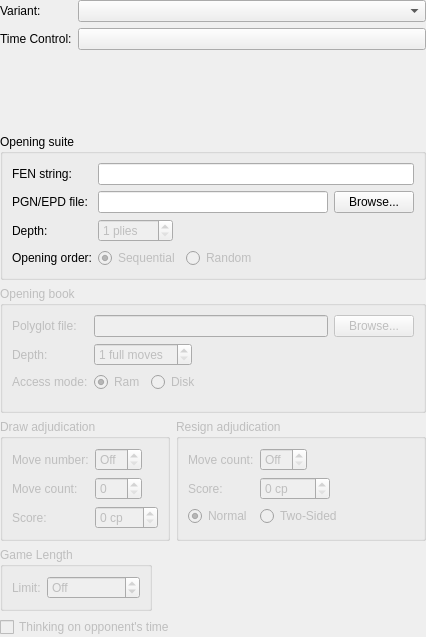
<?xml version="1.0" encoding="UTF-8"?>
<ui version="4.0">
 <class>GameSettingsWidget</class>
 <widget class="QWidget" name="GameSettingsWidget">
  <property name="geometry">
   <rect>
    <x>0</x>
    <y>0</y>
    <width>426</width>
    <height>637</height>
   </rect>
  </property>
  <property name="windowTitle">
   <string>Form</string>
  </property>
  <layout class="QVBoxLayout" name="verticalLayout">
   <property name="leftMargin">
    <number>0</number>
   </property>
   <property name="topMargin">
    <number>0</number>
   </property>
   <property name="rightMargin">
    <number>0</number>
   </property>
   <property name="bottomMargin">
    <number>0</number>
   </property>
   <item>
    <layout class="QFormLayout" name="formLayout_2">
     <item row="1" column="1">
      <widget class="QComboBox" name="m_variantCombo"/>
     </item>
     <item row="1" column="0">
      <widget class="QLabel" name="m_variantLabel">
       <property name="text">
        <string>Variant:</string>
       </property>
       <property name="buddy">
        <cstring>m_variantCombo</cstring>
       </property>
      </widget>
     </item>
     <item row="2" column="1">
      <widget class="QPushButton" name="m_timeControlBtn">
       <property name="text">
        <string/>
       </property>
      </widget>
     </item>
     <item row="2" column="0">
      <widget class="QLabel" name="m_timeControlLabel">
       <property name="text">
        <string>Time Control:</string>
       </property>
       <property name="buddy">
        <cstring>m_timeControlBtn</cstring>
       </property>
      </widget>
     </item>
    </layout>
   </item>
   <item>
    <widget class="QGroupBox" name="groupBox_3">
     <property name="enabled">
      <bool>true</bool>
     </property>
     <property name="title">
      <string>Opening suite</string>
     </property>
     <layout class="QFormLayout" name="formLayout_4">
      <property name="fieldGrowthPolicy">
       <enum>QFormLayout::ExpandingFieldsGrow</enum>
      </property>
      <item row="1" column="0">
       <widget class="QLabel" name="m_pgnEpdLabel">
        <property name="text">
         <string>PGN/EPD file:</string>
        </property>
        <property name="buddy">
         <cstring>m_openingSuiteEdit</cstring>
        </property>
       </widget>
      </item>
      <item row="1" column="1">
       <layout class="QHBoxLayout" name="horizontalLayout_2">
        <item>
         <widget class="QLineEdit" name="m_openingSuiteEdit"/>
        </item>
        <item>
         <widget class="QPushButton" name="m_browseOpeningSuiteBtn">
          <property name="text">
           <string>Browse...</string>
          </property>
         </widget>
        </item>
       </layout>
      </item>
      <item row="3" column="0">
       <widget class="QLabel" name="m_openingOrderLabel">
        <property name="text">
         <string>Opening order:</string>
        </property>
        <property name="buddy">
         <cstring>m_seqOrderRadio</cstring>
        </property>
       </widget>
      </item>
      <item row="3" column="1">
       <layout class="QHBoxLayout" name="horizontalLayout_3">
        <item>
         <widget class="QRadioButton" name="m_seqOrderRadio">
          <property name="enabled">
           <bool>false</bool>
          </property>
          <property name="text">
           <string>Sequential</string>
          </property>
          <property name="checked">
           <bool>true</bool>
          </property>
         </widget>
        </item>
        <item>
         <widget class="QRadioButton" name="m_randomOrderRadio">
          <property name="enabled">
           <bool>false</bool>
          </property>
          <property name="text">
           <string>Random</string>
          </property>
         </widget>
        </item>
        <item>
         <spacer name="horizontalSpacer">
          <property name="orientation">
           <enum>Qt::Horizontal</enum>
          </property>
          <property name="sizeHint" stdset="0">
           <size>
            <width>40</width>
            <height>20</height>
           </size>
          </property>
         </spacer>
        </item>
       </layout>
      </item>
      <item row="2" column="0">
       <widget class="QLabel" name="m_openingSuiteDepth">
        <property name="text">
         <string>Depth:</string>
        </property>
       </widget>
      </item>
      <item row="2" column="1">
       <widget class="QSpinBox" name="m_openingSuiteDepthSpin">
        <property name="enabled">
         <bool>false</bool>
        </property>
        <property name="suffix">
         <string> plies</string>
        </property>
        <property name="minimum">
         <number>1</number>
        </property>
        <property name="maximum">
         <number>999</number>
        </property>
       </widget>
      </item>
      <item row="0" column="0">
       <widget class="QLabel" name="m_fenLabel">
        <property name="text">
         <string>FEN string:</string>
        </property>
        <property name="buddy">
         <cstring>m_fenEdit</cstring>
        </property>
       </widget>
      </item>
      <item row="0" column="1">
       <widget class="QLineEdit" name="m_fenEdit">
        <property name="maxLength">
         <number>128</number>
        </property>
       </widget>
      </item>
     </layout>
    </widget>
   </item>
   <item>
    <widget class="QGroupBox" name="m_openingBookGroup">
     <property name="enabled">
      <bool>false</bool>
     </property>
     <property name="title">
      <string>Opening book</string>
     </property>
     <layout class="QFormLayout" name="formLayout_5">
      <property name="fieldGrowthPolicy">
       <enum>QFormLayout::ExpandingFieldsGrow</enum>
      </property>
      <item row="0" column="0">
       <widget class="QLabel" name="m_polyglotFileLabel">
        <property name="text">
         <string>Polyglot file:</string>
        </property>
        <property name="buddy">
         <cstring>m_polyglotFileEdit</cstring>
        </property>
       </widget>
      </item>
      <item row="0" column="1">
       <layout class="QHBoxLayout" name="horizontalLayout_4">
        <item>
         <widget class="QLineEdit" name="m_polyglotFileEdit"/>
        </item>
        <item>
         <widget class="QPushButton" name="m_browsePolyglotFile">
          <property name="text">
           <string>Browse...</string>
          </property>
         </widget>
        </item>
       </layout>
      </item>
      <item row="1" column="0">
       <widget class="QLabel" name="m_polyglotDepthLabel">
        <property name="text">
         <string>Depth:</string>
        </property>
        <property name="buddy">
         <cstring>m_polyglotDepthSpin</cstring>
        </property>
       </widget>
      </item>
      <item row="1" column="1">
       <widget class="QSpinBox" name="m_polyglotDepthSpin">
        <property name="enabled">
         <bool>false</bool>
        </property>
        <property name="suffix">
         <string> full moves</string>
        </property>
        <property name="minimum">
         <number>1</number>
        </property>
       </widget>
      </item>
      <item row="2" column="0">
       <widget class="QLabel" name="m_polyglotAccessMode">
        <property name="text">
         <string>Access mode:</string>
        </property>
        <property name="buddy">
         <cstring>m_ramAccessRadio</cstring>
        </property>
       </widget>
      </item>
      <item row="2" column="1">
       <layout class="QHBoxLayout" name="horizontalLayout_5">
        <item>
         <widget class="QRadioButton" name="m_ramAccessRadio">
          <property name="enabled">
           <bool>false</bool>
          </property>
          <property name="toolTip">
           <string>The whole book is loaded in memory. This makes book access a bit faster but uses more memory.</string>
          </property>
          <property name="text">
           <string>Ram</string>
          </property>
          <property name="checked">
           <bool>true</bool>
          </property>
         </widget>
        </item>
        <item>
         <widget class="QRadioButton" name="m_diskAccessRadio">
          <property name="enabled">
           <bool>false</bool>
          </property>
          <property name="toolTip">
           <string>The book is accessed directly from disk. This is a good choice for very large books.</string>
          </property>
          <property name="text">
           <string>Disk</string>
          </property>
         </widget>
        </item>
        <item>
         <spacer name="horizontalSpacer_2">
          <property name="orientation">
           <enum>Qt::Horizontal</enum>
          </property>
          <property name="sizeHint" stdset="0">
           <size>
            <width>40</width>
            <height>20</height>
           </size>
          </property>
         </spacer>
        </item>
       </layout>
      </item>
     </layout>
    </widget>
   </item>
   <item>
    <layout class="QFormLayout" name="formLayout_6">
     <property name="fieldGrowthPolicy">
      <enum>QFormLayout::AllNonFixedFieldsGrow</enum>
     </property>
     <item row="1" column="0">
      <widget class="QGroupBox" name="m_drawAdjudicationGroup">
       <property name="enabled">
        <bool>false</bool>
       </property>
       <property name="title">
        <string>Draw adjudication</string>
       </property>
       <layout class="QFormLayout" name="formLayout">
        <property name="fieldGrowthPolicy">
         <enum>QFormLayout::ExpandingFieldsGrow</enum>
        </property>
        <item row="0" column="0">
         <widget class="QLabel" name="m_drawMoveNumberLabel">
          <property name="text">
           <string>Move number:</string>
          </property>
          <property name="buddy">
           <cstring>m_drawMoveNumberSpin</cstring>
          </property>
         </widget>
        </item>
        <item row="0" column="1">
         <widget class="QSpinBox" name="m_drawMoveNumberSpin">
          <property name="toolTip">
           <string>The game can be adjudicated as a draw after this many full moves have been played. A value of 0 disables draw adjudication.</string>
          </property>
          <property name="specialValueText">
           <string>Off</string>
          </property>
          <property name="minimum">
           <number>0</number>
          </property>
          <property name="maximum">
           <number>999</number>
          </property>
          <property name="value">
           <number>0</number>
          </property>
         </widget>
        </item>
        <item row="1" column="0">
         <widget class="QLabel" name="m_drawMoveCountLabel">
          <property name="text">
           <string>Move count:</string>
          </property>
          <property name="buddy">
           <cstring>m_drawMoveCountSpin</cstring>
          </property>
         </widget>
        </item>
        <item row="1" column="1">
         <widget class="QSpinBox" name="m_drawMoveCountSpin">
          <property name="enabled">
           <bool>false</bool>
          </property>
          <property name="toolTip">
           <string>The scores of both players need to be within the chosen threshold for this many consecutive moves. Captures and pawn moves will reset the counters.</string>
          </property>
          <property name="maximum">
           <number>999</number>
          </property>
         </widget>
        </item>
        <item row="2" column="0">
         <widget class="QLabel" name="m_drawScoreLabel">
          <property name="text">
           <string>Score:</string>
          </property>
          <property name="buddy">
           <cstring>m_drawScoreSpin</cstring>
          </property>
         </widget>
        </item>
        <item row="2" column="1">
         <widget class="QSpinBox" name="m_drawScoreSpin">
          <property name="enabled">
           <bool>false</bool>
          </property>
          <property name="toolTip">
           <string>Both players' scores must be within this many centipawns from zero.</string>
          </property>
          <property name="suffix">
           <string> cp</string>
          </property>
          <property name="maximum">
           <number>999</number>
          </property>
         </widget>
        </item>
       </layout>
      </widget>
     </item>
     <item row="1" column="1">
      <widget class="QGroupBox" name="m_resignAdjudicationGroup">
       <property name="enabled">
        <bool>false</bool>
       </property>
       <property name="title">
        <string>Resign adjudication</string>
       </property>
       <layout class="QFormLayout" name="formLayout_3">
        <property name="fieldGrowthPolicy">
         <enum>QFormLayout::ExpandingFieldsGrow</enum>
        </property>
        <item row="1" column="0">
         <widget class="QLabel" name="m_resignMoveCountLabel">
          <property name="text">
           <string>Move count:</string>
          </property>
          <property name="buddy">
           <cstring>m_resignMoveCountSpin</cstring>
          </property>
         </widget>
        </item>
        <item row="1" column="1">
         <widget class="QSpinBox" name="m_resignMoveCountSpin">
          <property name="toolTip">
           <string>Resign adjudication is used if an engine's score is below the threshold for at least this many consecutive moves.</string>
          </property>
          <property name="specialValueText">
           <string>Off</string>
          </property>
          <property name="maximum">
           <number>999</number>
          </property>
         </widget>
        </item>
        <item row="2" column="0">
         <widget class="QLabel" name="m_resignScoreLabel">
          <property name="text">
           <string>Score:</string>
          </property>
          <property name="buddy">
           <cstring>m_resignScoreSpin</cstring>
          </property>
         </widget>
        </item>
        <item row="2" column="1">
         <widget class="QSpinBox" name="m_resignScoreSpin">
          <property name="enabled">
           <bool>false</bool>
          </property>
          <property name="toolTip">
           <string>The score must be at least this many centipawns below zero.</string>
          </property>
          <property name="specialValueText">
           <string/>
          </property>
          <property name="suffix">
           <string> cp</string>
          </property>
          <property name="maximum">
           <number>9999</number>
          </property>
         </widget>
        </item>
        <item row="3" column="0">
         <widget class="QRadioButton" name="m_resignNormalRadio">
          <property name="sizePolicy">
           <sizepolicy hsizetype="Preferred" vsizetype="Preferred">
            <horstretch>0</horstretch>
            <verstretch>0</verstretch>
           </sizepolicy>
          </property>
          <property name="toolTip">
           <string>Resignation is only based on losing side's scores.</string>
          </property>
          <property name="text">
           <string>Normal</string>
          </property>
          <property name="checked">
           <bool>true</bool>
          </property>
         </widget>
        </item>
        <item row="3" column="1">
         <widget class="QRadioButton" name="m_resignTwoSidedRadio">
          <property name="toolTip">
           <string>Both sides are needed to indicate decisive scores.</string>
          </property>
          <property name="text">
           <string>Two-Sided</string>
          </property>
         </widget>
        </item>
       </layout>
      </widget>
     </item>
     <item row="2" column="0">
      <widget class="QGroupBox" name="m_gameLengthGroup">
       <property name="enabled">
        <bool>false</bool>
       </property>
       <property name="title">
        <string>Game Length</string>
       </property>
       <layout class="QHBoxLayout" name="horizontalLayout">
        <item>
         <widget class="QLabel" name="m_maxGameLengthLabel">
          <property name="text">
           <string>Limit:</string>
          </property>
         </widget>
        </item>
        <item>
         <widget class="QSpinBox" name="m_maxGameLengthSpin">
          <property name="toolTip">
           <string>The game will be adjucated as drawn when move limit is reached</string>
          </property>
          <property name="toolTipDuration">
           <number>-1</number>
          </property>
          <property name="wrapping">
           <bool>true</bool>
          </property>
          <property name="specialValueText">
           <string>Off</string>
          </property>
          <property name="suffix">
           <string> moves</string>
          </property>
          <property name="minimum">
           <number>0</number>
          </property>
          <property name="maximum">
           <number>5000</number>
          </property>
          <property name="value">
           <number>0</number>
          </property>
         </widget>
        </item>
       </layout>
      </widget>
     </item>
    </layout>
   </item>
   <item>
    <widget class="QCheckBox" name="m_ponderingCheck">
     <property name="enabled">
      <bool>false</bool>
     </property>
     <property name="text">
      <string>Thinking on opponent's time</string>
     </property>
    </widget>
   </item>
  </layout>
 </widget>
 <resources/>
 <connections/>
</ui>
